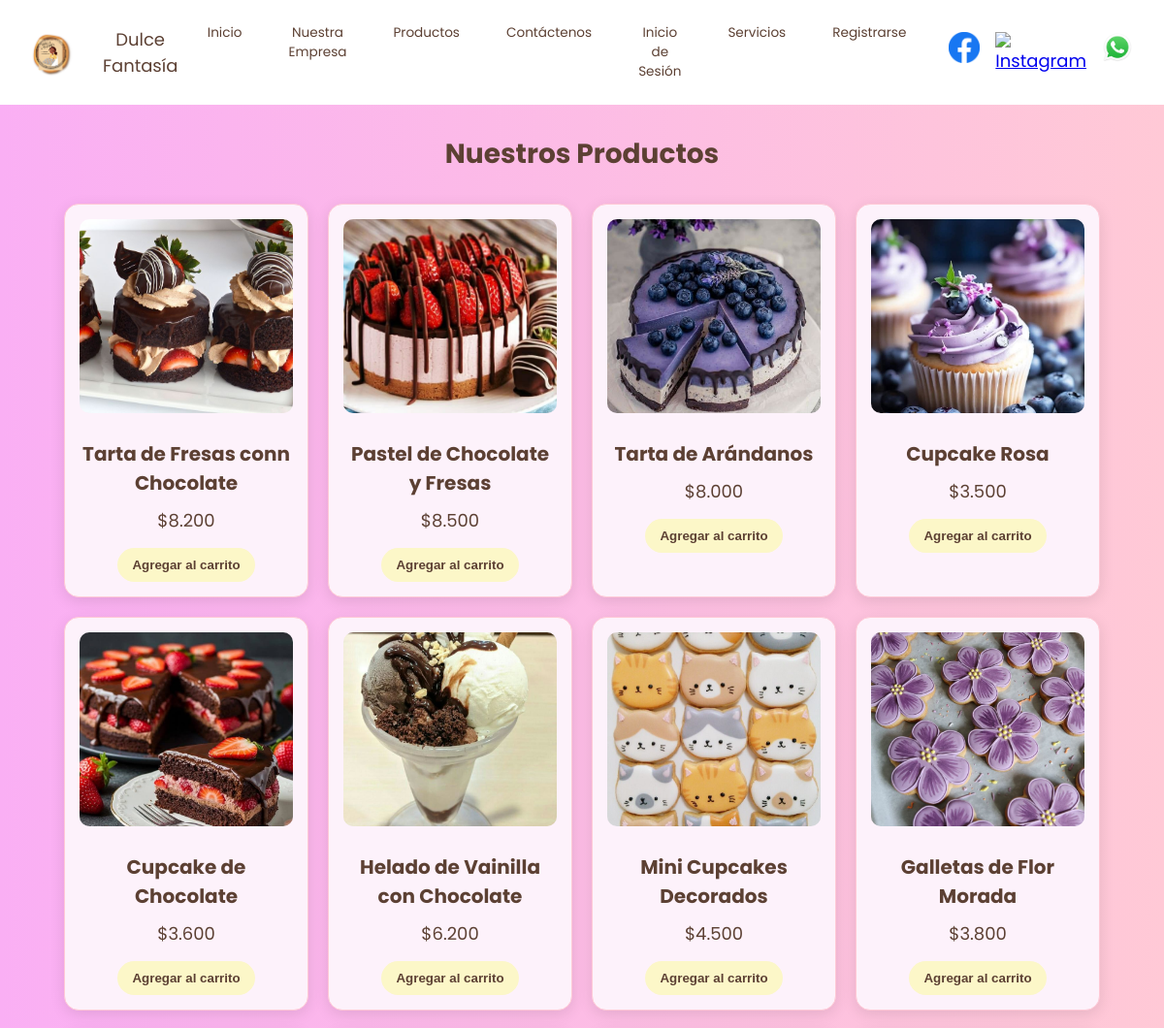
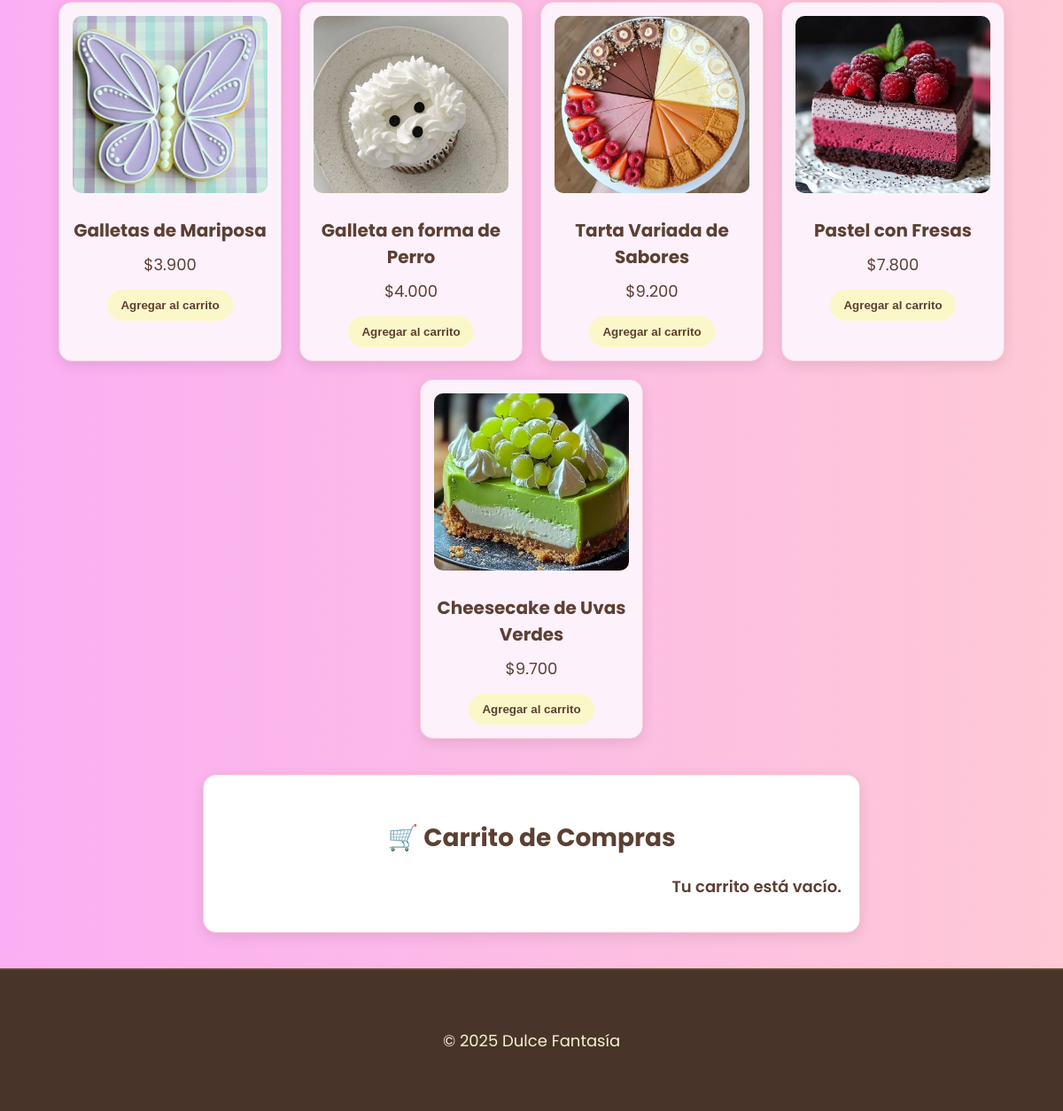
The app's page /PAGINAS/PRODUCTOS.php with its own data (2 pictures, top to bottom).
### tables this page shows
CREATE TABLE productos (
    id INT(11) NOT NULL AUTO_INCREMENT,
    nombre VARCHAR(100) NOT NULL,
    precio DECIMAL(10,2) NOT NULL,
    imagen VARCHAR(255) DEFAULT NULL,
    categoria VARCHAR(100) NOT NULL,

    PRIMARY KEY (id)

);

### PAGINAS/PRODUCTOS.php (the view, shortened to what this page needs)
<?php
include("../PHP/conexion.php");
?>
<!DOCTYPE html>
<html lang="es">
<head>
    <link
        rel="stylesheet"
        href="../CSS/PRODUCTOS.CSS"
    >
</head>
<body>
<header>
    <nav>
        <div class="logo">
            <img
                src="../IMAGENES/logo-modified-removebg-preview-removebg-preview.png"
                alt="Logo Dulce Fantasía"
            >
            <span class="nombre">
                Dulce Fantasía
            </span>
        </div>
        <div class="nav-right">
            <div class="nav-links">
                <a href="../index.html">
                    Inicio
                </a>
                <a href="../PAGINAS/NUESTRA EMPRESA.html">
                    Nuestra Empresa
                </a>
                <a href="../PAGINAS/PRODUCTOS.php">
                    Productos
                </a>
                <a href="../PAGINAS/CONTACTENOS.html">
                    Contáctenos
                </a>
                <a href="../PAGINAS/INICIO DE SESION.php">
                    Inicio de Sesión
                </a>
                <a href="../PAGINAS/SERVICIOS.HTML">
                    Servicios
                </a>
                <a href="../PAGINAS/REGISTRARSE.php">
                    Registrarse
                </a>
            </div>
            <div class="social-links">
                <a
                    href="https://www.facebook.com/profile.php?id=61568157712218&mibextid=ZbWKwL"
                    target="_blank"
                >
                    <img
                        src="../IMAGENES/FACEBOOK.png"
                        alt="Facebook"
                        class="icon"
                    >
                </a>
                <a
                    href="https://www.instagram.com/dulcefantasia134/"
                    target="_blank"
                >
                    <img
                        src="../IMAGENES/instagram.jpg"
                        alt="Instagram"
                        class="icon"
                    >
                </a>
                <a
                    href="https://wa.me/573219740048"
                    target="_blank"
                >
                    <img
                        src="../IMAGENES/whatsapp.png"
                        alt="WhatsApp"
                        class="icon"
                    >
                </a>
            </div>
        </div>
    </nav>
</header>
<main>
    <h2>
        Nuestros Productos
    </h2>
    <div class="productos">
        <?php
        $resultado = $conexion->query(
            "SELECT id, nombre, precio, imagen FROM productos"
        );
        if ($resultado && $resultado->num_rows > 0):
            while ($fila = $resultado->fetch_assoc()):
        ?>
            <div class="producto">
                <?php if (!empty($fila['imagen'])): ?>
                    <img
                        src="../PHP/<?= htmlspecialchars(
                            $fila['imagen'],
                            ENT_QUOTES,
                            'UTF-8'
                        ) ?>"
                        alt="<?= htmlspecialchars(
                            $fila['nombre'],
                            ENT_QUOTES,
                            'UTF-8'
                        ) ?>"
                    >
                <?php endif; ?>
                <h3>
                    <?= htmlspecialchars(
                        $fila['nombre'],
                        ENT_QUOTES,
                        'UTF-8'
                    ) ?>
                </h3>
                <p>
                    $<?= number_format(
                        $fila['precio'],
                        0,
                        ',',
                        '.'
                    ) ?>
                </p>
                <form
                    method="POST"
                    action="PRODUCTOS.php"
                >
                    <button type="submit">
                        Agregar al carrito
                    </button>
                </form>
            </div>
        <?php
            endwhile;
        else:
        ?>
            <p>
                No hay productos disponibles.
            </p>
        <?php endif; ?>
    </div>
    <section class="carrito">
        <h2>
            🛒 Carrito de Compras
        </h2>
        <?php if (!empty($_SESSION['carrito'])): ?>
            <ul>
                <?php
                $total = 0;
                foreach ($_SESSION['carrito'] as $item):
                    $subtotal =
                        $item['precio'] *
                        $item['cantidad'];
                    $total += $subtotal;
                ?>
                    <li>
                        <?= htmlspecialchars(
                            $item['nombre'],
                            ENT_QUOTES,
                            'UTF-8'
                        ) ?>
                        -
                        $<?= number_format(
                            $item['precio'],
                            0,
                            ',',
                            '.'
                        ) ?>
                        (x<?= $item['cantidad'] ?>)
                    </li>
                <?php endforeach; ?>
            </ul>
            <p>
                <strong>
                    Total:
                </strong>
                $<?= number_format(
                    $total,
                    0,
                    ',',
                    '.'
                ) ?>
            </p>
            <a
                href="pago.php"
                class="btn"
            >
                Finalizar Compra
            </a>
        <?php else: ?>
            <p>
                Tu carrito está vacío.
            </p>
        <?php endif; ?>
    </section>
</main>
<footer>
    <p>
        &copy; 2025 Dulce Fantasía
    </p>
</footer>
</body>
</html>

### records on screen
productos: imagen (picture), nombre "Tarta de Fresas conn Chocolate", precio "8.200"
productos: imagen (picture), nombre "Pastel de Chocolate y Fresas", precio "8.500"
productos: imagen (picture), nombre "Tarta de Arándanos", precio "8.000"
productos: imagen (picture), nombre "Cupcake Rosa", precio "3.500"
productos: imagen (picture), nombre "Cupcake de Chocolate", precio "3.600"
productos: imagen (picture), nombre "Helado de Vainilla con Chocolate", precio "6.200"
productos: imagen (picture), nombre "Mini Cupcakes Decorados", precio "4.500"
productos: imagen (picture), nombre "Galletas de Flor Morada", precio "3.800"
productos: imagen (picture), nombre "Galletas de Mariposa", precio "3.900"
productos: imagen (picture), nombre "Galleta en forma de Perro", precio "4.000"
productos: imagen (picture), nombre "Tarta Variada de Sabores", precio "9.200"
productos: imagen (picture), nombre "Pastel con Fresas", precio "7.800"
productos: imagen (picture), nombre "Cheesecake de Uvas Verdes", precio "9.700"
